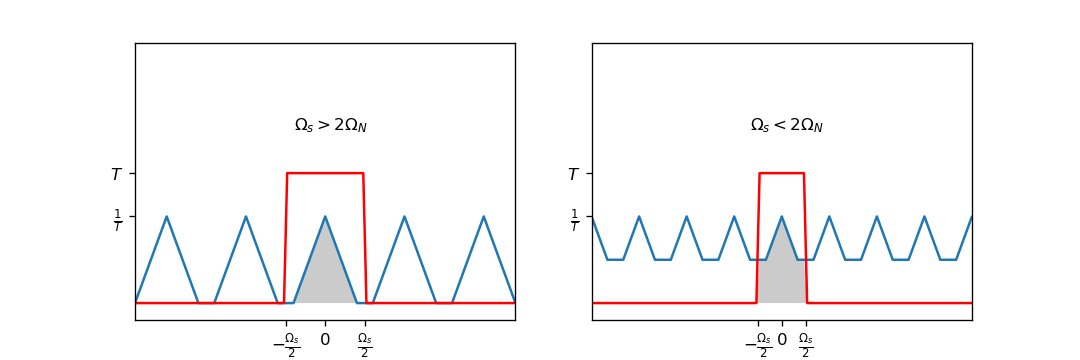

The Python source for this figure:
import numpy as np
import matplotlib.pyplot as plt


def periodization(f, T, times, ax=None):
    limit = np.floor(T*times/2)
    x = np.arange(-limit, limit, .1)
    sumY = 0
    for n in np.arange(times):
        y1 = f(x-T*n)
        sumY = sumY + y1
        if ax is not None:
            ax.plot(x, y1, color='C0', linestyle=':')
            ax.fill_between(x, 0, y1, facecolor='#999999', alpha=.5)

        if n != 0:
            y2 = f(x+T*n)
            sumY = sumY + y2
            if ax is not None:
                ax.plot(x, y2, color='C0', linestyle=':')
                ax.fill_between(x, 0, y2, facecolor='#999999', alpha=.5)
    return x, sumY

f = lambda x: np.where(x<=-1, 0, np.where(x<0, x+1, np.where(x<1, 1-x, 0)))
x = np.arange(-10, 10, .1)
y = f(x)

lowpass = lambda x, width: np.where(x<-width/2, 0, np.where(x>width/2, 0, 1))

fig = plt.figure(figsize=(9,3), dpi=120)
ax1, ax2 = fig.subplots(1, 2)

ax1.set_ylim(-.2, 3)
ax1.set_xlim(-6, 6)
ax1.xaxis.set_ticks([-1.25, 0, 1.25])
ax1.xaxis.set_ticklabels([r"$-\frac{\Omega_s}{2}$", r"$0$", r"$\frac{\Omega_s}{2}$"])
ax1.yaxis.set_ticks([1, 1.5])
ax1.yaxis.set_ticklabels([r"$\frac{1}{T}$", r"$T$"])
x1, y1 = periodization(f, 2.5, 10)
ax1.plot(x1, y1)
lowpassY1 = lowpass(x1, 2.5)
ax1.plot(x1, 1.5*lowpassY1, color='r')
y1_lowpassed = y1*lowpassY1
ax1.fill_between(x1, 0, y1_lowpassed, facecolor='#999999', alpha=.5)
ax1.annotate(r"$\Omega_s > 2\Omega_N$",xy=(0, 0), xytext=(-1, 2))

ax2.set_ylim(-.2, 3)
ax2.set_xlim(-6, 6)
ax2.xaxis.set_ticks([-.75, 0, .75])
ax2.xaxis.set_ticklabels([r"$-\frac{\Omega_s}{2}$", r"$0$", r"$\frac{\Omega_s}{2}$"])
ax2.yaxis.set_ticks([1, 1.5])
ax2.yaxis.set_ticklabels([r"$\frac{1}{T}$", r"$T$"])
x2, y2 = periodization(f, 1.5, 10)
ax2.plot(x2, y2)
lowpassY2 = lowpass(x2, 1.5)
ax2.plot(x2, 1.5*lowpassY2, color='r')
y2_lowpassed = y2*lowpassY2
ax2.fill_between(x2, 0, y2_lowpassed, facecolor='#999999', alpha=.5)
ax2.annotate(r"$\Omega_s < 2\Omega_N$", xy=(0, 0), xytext=(-1, 2))

plt.show()
fig.savefig("LowpassSampling.png", format='png')
